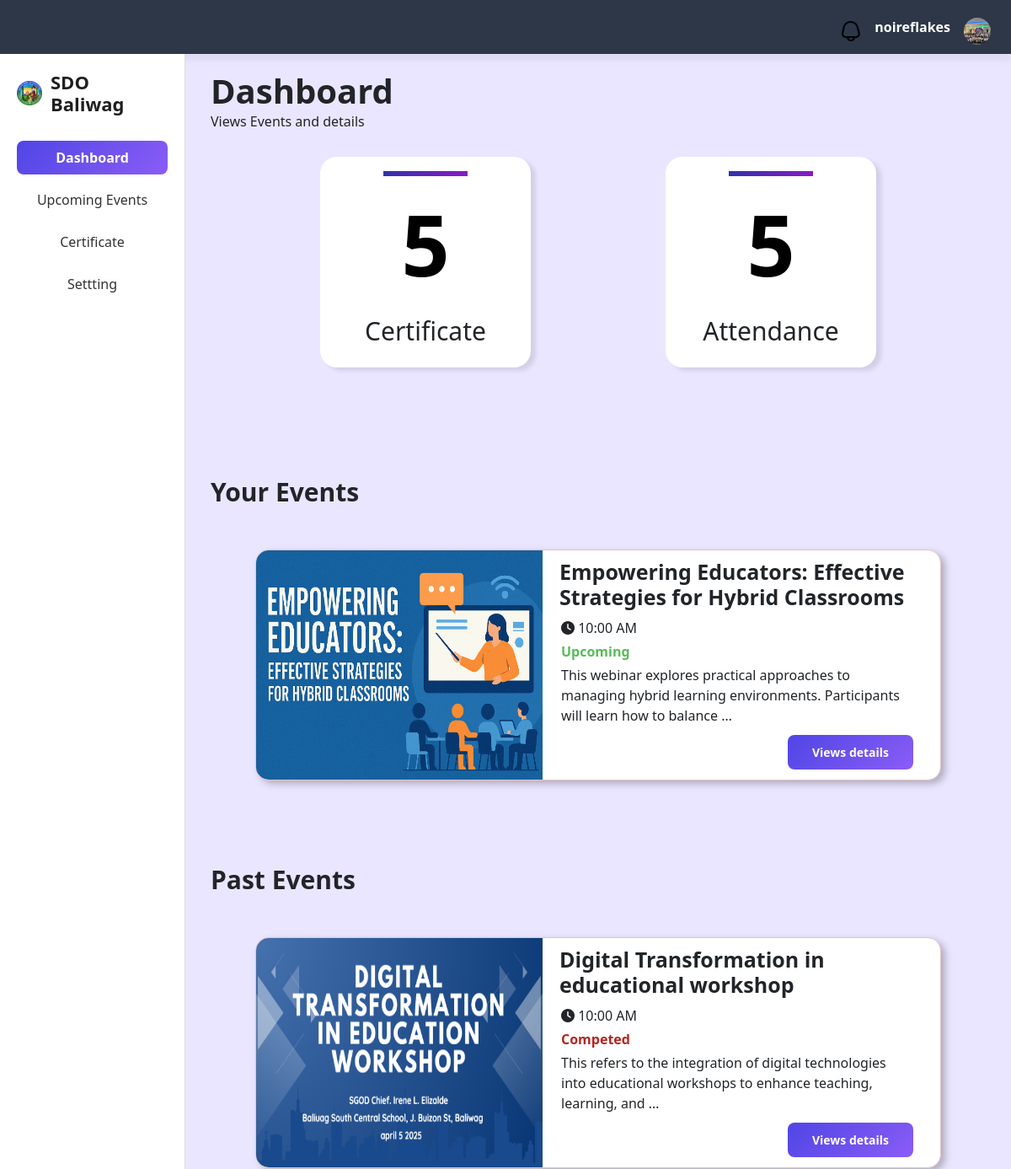
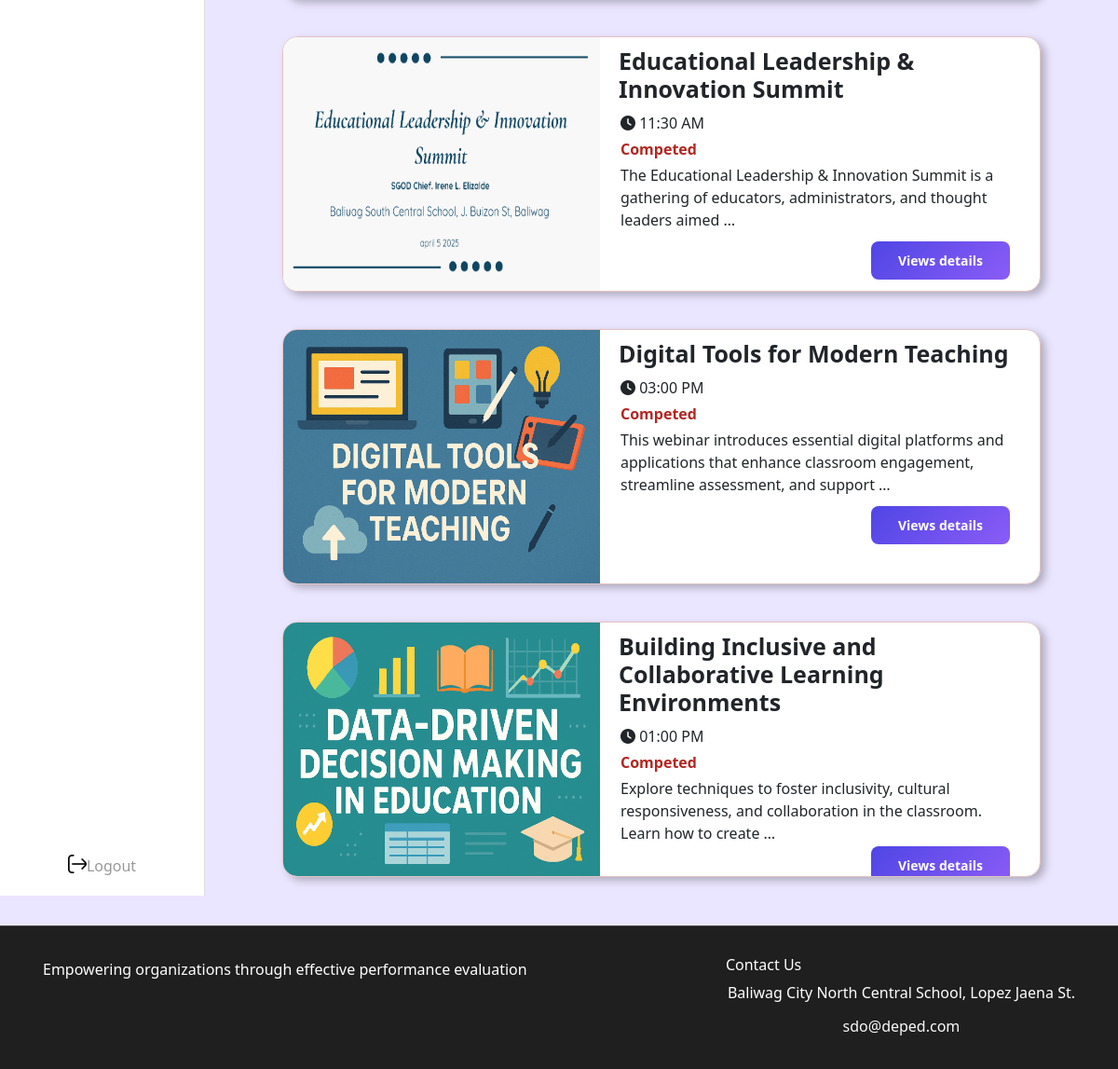
The app's page /user_dashboard (signed in) with its own data (2 pictures, top to bottom).
### login/models.py (models this page shows)
class UserProfile(models.Model):
    user=models.OneToOneField(User, on_delete=models.CASCADE, related_name='user_profile')
    img=models.ImageField(upload_to='UserProfile', null=True, blank=True , default='UserProfile/1.jpg')
    school_id=models.CharField(max_length=100, null=True, blank=True)
    number=models.CharField(max_length=100, null=True, blank=True)
    school=models.CharField(max_length=100, null=True, blank=True)

### webinar/models.py (models this page shows, shortened)
class WebinarAttendees(models.Model):
    webinar=models.ForeignKey(Webinar, on_delete=models.CASCADE, related_name="attendees")
    user=models.ForeignKey(User, on_delete=models.CASCADE, related_name="attendees", null=True, blank=True)
    school_id=models.CharField(max_length=20, null=True)
    email=models.EmailField()

class Webinar(models.Model):
    title=models.CharField(max_length=20)
    description=models.CharField(max_length=1000)
    number_of_speaker=models.IntegerField(default=1)
    event_type=models.CharField(max_length=20, null=True ,blank=True)
    start_date=models.DateField(null=True ,blank=True)
    until_date=models.DateField(null=True, blank=True)
    time=models.TimeField(max_length=20)
    banner=models.ImageField(upload_to='banner')
    venue=models.CharField(max_length=40)

### login/views.py (the view)
# urls.py: path("user_dashboard", views.user_dashboard, name="user_dashboard"),
def user_dashboard(request):
    today=timezone.now().date()
    upcoming_webinar=WebinarAttendees.objects.filter(user=request.user, webinar__start_date__gte=today )
    past_webinar=WebinarAttendees.objects.filter(user=request.user, webinar__start_date__lt=today )
    upcoming_messages=""
    history_messages=""
    if not upcoming_webinar.exists():
        upcoming_messages="No webinar asssigned to you please wait for further notice"
    if not past_webinar.exists():
        history_messages="No Webinar Currently"
    return render(request, "login/user_nav/user_dashboard.html",{
        "upcoming_webinars":upcoming_webinar,
        "past_webinars":past_webinar,
        "upcoming_message":upcoming_messages,
        "past_message":history_messages
    })

### login/templates/login/user_nav/user_dashboard.html (shortened to what this page needs)
{% extends "login/layout.html" %}
{% load static %}
{% block css %}
<link rel="stylesheet" href="{% static 'css/user_nav/user_dashboard.css' %}">
<link rel="stylesheet" href="{% static 'css/bar.css' %}">
<link rel="stylesheet" href="https://cdnjs.cloudflare.com/ajax/libs/font-awesome/6.5.0/css/all.min.css">
{% endblock %}
{% block body %}
  <div class="topbar d-flex justify-content-end align-items-center px-4 py-3">
    <div class="topbar-right d-flex align-items-center gap-3">
        <a href="#" class="notification-icon position-relative">
            <img class="bell" src="{% static 'icons/bell.png' %}" alt="Notifications" style="width: 24px;">
        </a>
        <span class="username fw-semibold">{{ user.username }}</span>
        <a class="profile">
            <img src="{{ user.user_profile.img.url }}" alt="Profile" style="width: 32px; height: 32px; border-radius: 50%;">
        </a>
    </div>
  </div>
  <div class="app-container">
    <aside class="sidebar">
      <div class="logo">
        <img src="{% static 'asset/logo1.png' %}" alt="Logo" />
        <h2>SDO Baliwag</h2>
      </div>
      <nav class="nav">
          <a href="{% url 'user_dashboard' %}" class="nav-item active">Dashboard</a>
          <a href="{% url 'calendar' %}" class="nav-item ">Upcoming Events</a>
          <a href="{% url 'certificate' %}" class="nav-item">Certificate</a>
          <a href="{% url 'user_setting' %}" class="nav-item">Settting</a>
      </nav>
      <div class="logout" >
        <a href="{% url 'logout' %}">
          <img   src="{% static 'icons/exit.png' %}" alt="">
          Logout
        </a>
      </div>
    </aside>
    <div class="main-content" >
      <section class="title-container">
        <h2>Dashboard</h2>
        <p>Views Events and details</p>
      </section>
      <section class="total-section">
        <div class="cert-container">
            <div class="total-card">
                <div class="total">5</div>
                <h2>Certificate</h2>
            </div>
        </div>
        <div class="atten-container">
            <div class="total-card">
              <div class="total">5</div>
              <h2> Attendance</h2>
            </div>
        </div>
    </section>
    <section class="events-section">
        <h2>Your Events</h2>
        <div class="events-container" >
          {% if  upcoming_webinars %}
            {% for up_webinar in upcoming_webinars   %}
              <div class="webinar-card">
                <img class="webinar-banner" src="{{ up_webinar.webinar.banner.url }}" alt="">
                <div class="webinar-contents" >
                  <h4> {{ up_webinar.webinar.title }}</h4>
                  <p class="webinar-time"><i class="fa-solid fa-clock"></i> {{ up_webinar.webinar.time|time:"h:i A" }}</p>
                  <p style="color:rgb(89, 187, 89); font-weight: 600; ">Upcoming</p>
                  <p class="webinar-descrtiption" >{{ up_webinar.webinar.description|truncatewords:16  }}</p>
                  <div class="webinar-btn-container">
                  <a href="{% url 'webinar_detail' up_webinar.webinar.id  %}" class="webinar-btn"> Views details </a>
                  </div>
                </div>
              </div>
            {% endfor %}
          {% else %}
            <div class="messages-container">
              <h2> {{ upcoming_message }} </h2>
            </div>
          {% endif %}
        </div>
    </section>
    <section class="history-section">
      <h2>Past Events</h2>
      <div class="past-container">
          {% if  past_webinars %}
            {% for pt_webinar in past_webinars   %}
              <div class="webinar-card">
                <img class="webinar-banner" src="{{ pt_webinar.webinar.banner.url }}" alt="">
                <div class="webinar-contents" >
                  <h4> {{ pt_webinar.webinar.title }}</h4>
                  <p class="webinar-time"><i class="fa-solid fa-clock"></i> {{ pt_webinar.webinar.time|time:"h:i A" }}</p>
                  <p style="color:rgb(179, 38, 33); font-weight: 600; ">Competed</p>
                  <p class="webinar-descrtiption" >{{ pt_webinar.webinar.description|truncatewords:16  }}</p>
                  <div class="webinar-btn-container">
                  <a class="webinar-btn" href="{% url 'webinar_detail' pt_webinar.webinar.id %}"> Views details </a>
                  </div>
                </div>
              </div>
            {% endfor %}
          {% else %}
            <div class="messages-container">
              <h2> {{ past_message }} </h2>
            </div>
          {% endif %}
      </div>
    </section>
    </div>
</div>
<footer>
    <div class="container d-flex justify-content-between flex-wrap">
        <div>
            <p>Empowering organizations through effective performance evaluation</p>
        </div>
        <div>
            <h6>Contact Us</h6>
            <p>Baliwag City North Central School, Lopez Jaena St.</p>
            <p><a href="mailto:sdo@deped.com" class="text-light">sdo@deped.com</a></p>
        </div>
    </div>
</footer>
{% endblock %}

### login/static/css/user_nav/user_dashboard.css (style rules this page uses)
.main-content { display: flex; width: 100vw; background-color: rgb(235, 230, 255); flex-direction: column; }
body { background-color: rgb(235, 230, 255); }
.title-container { margin-top: 20px; margin-left: 30px; display: flex; flex-direction: column; }
.title-container h2 { font-weight: 600; font-size: 40px; margin: 0; padding: 0; }
.title-container p { margin: 0; padding: 0; }
.total-section { margin-top: 30px; display: flex; flex-direction: row; justify-content: space-evenly; align-items: center; }
.total { border-image: linear-gradient(to right, rgb(49, 51, 168), rgb(136, 27, 199)) 1; border-top: 6px solid ; margin: 0; padding: 5px; font-weight: 700; color: rgb(0, 0, 0); font-size: 100px; font-weight: 600; width: 100px; display: flex; justify-content: center; align-items: center; transition: width 0.5s ease-in-out;; }
a { text-decoration: none; display: flex; justify-content: center; align-content: center; padding-top:10px; }
.total-card { background-color: white; border-radius: 20px; box-shadow: 6px 4px 5px rgba(0, 0, 0, 0.1); padding: 10px; width: 250px; height: 250px; display: flex; align-items: center; justify-content: space-evenly; flex-direction: column; animation: slideup .5s ease-out forwards; }
.total-section h2 { font-size: 30px; }
.events-section { margin-top: 50px; }
.events-container, .past-container { display: flex; align-items: center; justify-content: center; flex-direction: column; }
.events-section h2, .history-section h2 { font-size: 30px; font-weight: 550; margin-top: 80px; margin-left: 30px; margin-bottom: 30px; }
.webinar-card { width: 814px; height: 274px; filter: drop-shadow(5px 4px 4px rgba(0, 0, 0, 0.25)); border-radius: 16px; background-color: rgb(255, 255, 255); overflow: hidden; display: flex; flex-direction: row; border: 1px solid #E2C4C4; margin: 20px; animation: slidedown .5s ease-out forwards; }
.webinar-banner { width: 340px; height: auto; }
.webinar-contents { display: flex; align-items: flex-start; flex-direction: column; width: 420px; margin-left: 20px; margin-top: 10px; }
.webinar-card h4 { font-size: 25px; font-weight: 600; }
.webinar-btn-container { width: 420px; height: 50px; display: flex; align-items: flex-end; justify-content: flex-end; margin-right: 80px; }
.webinar-btn { background: linear-gradient(135deg, #4f46e5, #8b5cf6); border-radius: 8px; width: 149px; height: 41px; border: none; font-size: 14px; font-weight: 600; color:white; }
p { margin: 2px; padding: 0; }

### login/static/css/bar.css (style rules this page uses)
.topbar { position: relative; top: 0; left: 0; right: 0; height: 64px; background-color: #2D3748; box-shadow: 0 8px 8px rgba(0,0,0,0.05); z-index: 100; display: flex; justify-content: flex-end; align-items: center; padding: 0 24px; color:white; }
.bell { width: 24px; color: white; }
.profile img { width: 40px; height: 40px; border-radius: 50%; }
.notification-icon img { cursor: pointer; }
.app-container { display: flex; flex-direction: row; min-height: 100vh; }
.sidebar { width: 220px; background-color: rgb(255, 255, 255); padding: 20px; border-right: 1px solid #ddd; display: flex; flex-direction: column; z-index: 200; flex-shrink: 0; }
.logo { display: flex; align-items: center; gap: 10px; margin-bottom: 30px; }
.logo img { width: 30px; height: auto; }
.logo h2 { font-size: 22px; color: #1f1f1f; margin: 0; font-weight: 600; }
.nav { display: flex; flex-direction: column; gap: 10px; }
.nav-item { color: #333; text-decoration: none; padding: 8px 12px; border-radius: 8px; transition: background 2s ease-in, color 2s ease-in; }
.nav-item.active { background: linear-gradient(135deg, #4f46e5, #8b5cf6); color: #fff; font-weight: bold; animation: flip 1.5s ease }
.logout { text-align: center; margin-top: auto; }
.logout a { color: #999; cursor: pointer; }
.logout a img { height: 20px; width: auto; }
footer { background-color: #1f1f1f; color: #fff; padding: 2rem; margin-top: 2rem; border-top: 1px solid #444; }
footer a { color: #9fc3ff; text-decoration: none; }

### records on screen
WebinarAttendees: webinar.banner (picture), webinar "Empowering Educators: Effective Strategies for Hybrid Classrooms", webinar.time "10:00 AM", webinar.description "This webinar explores practical approaches to managing hybrid learning environments. Participants will learn how to balance …"
WebinarAttendees: webinar.banner (picture), webinar "Digital Transformation in educational workshop", webinar.time "10:00 AM", webinar.description "This refers to the integration of digital technologies into educational workshops to enhance teaching, learning, and …"
WebinarAttendees: webinar.banner (picture), webinar "Educational Leadership & Innovation Summit", webinar.time "11:30 AM", webinar.description "The Educational Leadership & Innovation Summit is a gathering of educators, administrators, and thought leaders aimed …"
WebinarAttendees: webinar.banner (picture), webinar "Digital Tools for Modern Teaching", webinar.time "03:00 PM", webinar.description "This webinar introduces essential digital platforms and applications that enhance classroom engagement, streamline assessment, and support …"
WebinarAttendees: webinar.banner (picture), webinar "Building Inclusive and Collaborative Learning Environments", webinar.time "01:00 PM", webinar.description "Explore techniques to foster inclusivity, cultural responsiveness, and collaboration in the classroom. Learn how to create …"

### other values on screen
{{ user.username }} "noireflakes"
